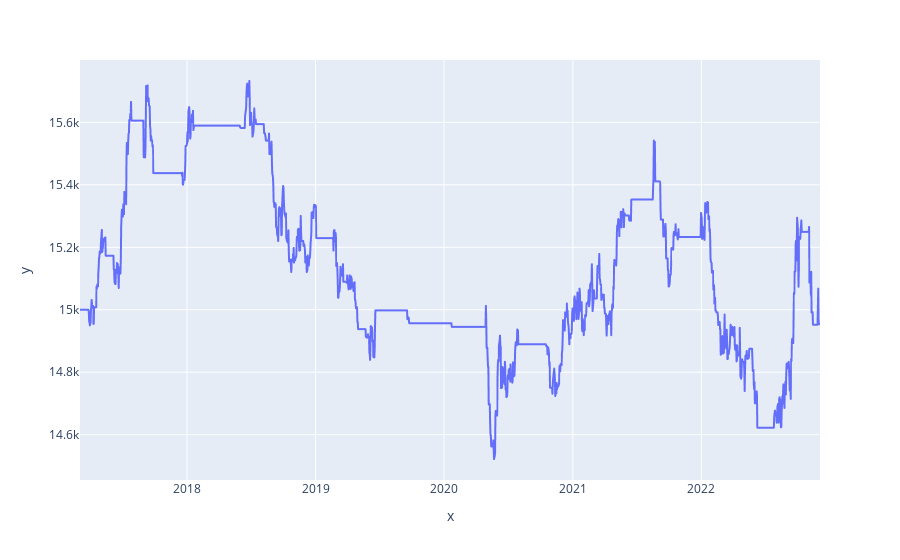

Here is the notebook cell this chart was saved with:
### Code cell
plot_full_equity_curve(
    df, 
    stats, 
    warmup_bars=warmup_bars,
    lookback_bars=lookback_bars, 
    overlay_price=True)

### Figure 1 — Plotly figure (JSON) as saved in the notebook; plotly's stock layout.template omitted (floating-point values rounded to 4 significant figures; data arrays with more than 128 entries replaced by an {"elided": "..."} marker saying what was removed)
{"data": [{"hovertemplate": "x=%{x}<br>y=%{y}<extra></extra>", "legendgroup": "", "line": {"color": "#636efa", "dash": "solid"}, "marker": {"symbol": "circle"}, "mode": "lines", "name": "", "showlegend": false, "textposition": "bottom right", "type": "scattergl", "x": {"elided": "1800 str values"}, "xaxis": "x", "y": {"elided": "1800 float values"}, "yaxis": "y"}], "layout": {"legend": {"tracegroupgap": 0}, "margin": {"t": 60}, "xaxis": {"anchor": "y", "domain": [0, 1], "title": {"text": "x"}}, "yaxis": {"anchor": "x", "domain": [0, 1], "title": {"text": "y"}}}}
